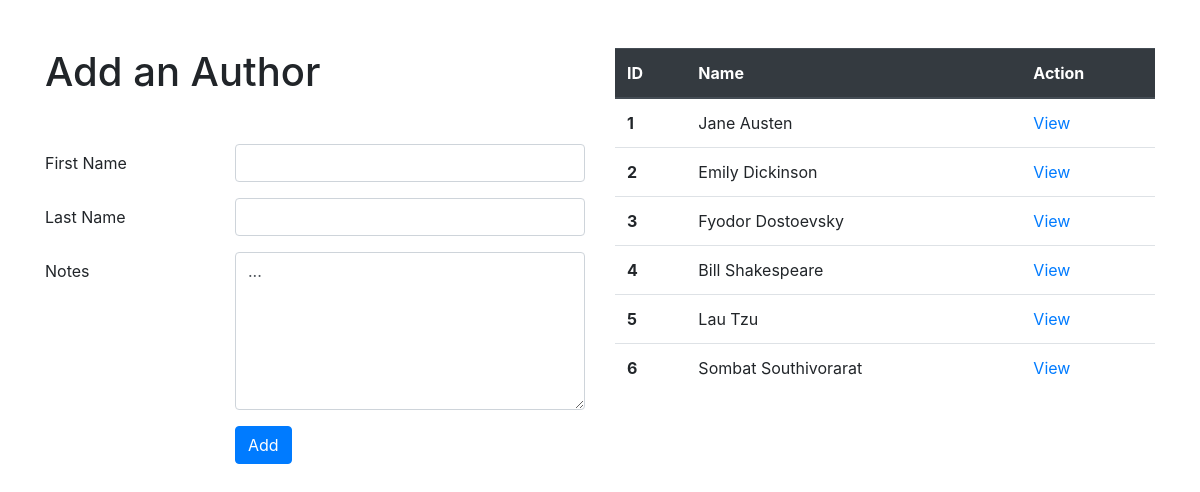
The app's page /authors with its own data.
### books_authors_app/models.py (models this page shows)
class Author(models.Model):
	first_name = models.CharField(max_length=255)
	last_name = models.CharField(max_length=255)
	books = models.ManyToManyField(Book, related_name="authors")
	notes = models.TextField()
	created_at = models.DateTimeField(auto_now_add=True)
	updated_at = models.DateTimeField(auto_now=True)

### books_authors_app/views.py (the view)
# urls.py: path('authors',views.authors),
def authors(request):
	context = {
		"all_authors": Author.objects.all()
	}
	return render(request,'authors.html', context)

### books_authors_app/templates/authors.html (shortened to what this page needs)
<!DOCTYPE html>
<html lang="en">
<head>
	{% load static %}
	<link rel="stylesheet" href="https://stackpath.bootstrapcdn.com/bootstrap/4.3.1/css/bootstrap.min.css">
</head>
<body>
	<div class="container">
		<div class="row">
			<div class="col-md-6">
				<h1 class="mb-5 mt-5">Add an Author</h1>
				<form id='main-form'action='/add_author' method='post'>
					<div class="form-group row">
						<label for="first_name" class="col-sm-4 col-form-label">First Name</label>
						<div class="col-sm-8">
						<input type="text" id="first_name"  class="form-control" name="first_name">
						</div>
					</div>
					<div class="form-group row">
						<label for="last_name" class="col-sm-4 col-form-label">Last Name</label>
						<div class="col-sm-8">
						<input type="text" id="last_name"  class="form-control" name="last_name">
						</div>
					</div>
					<div class="form-group row">
						<label for="notes" class="col-sm-4 col-form-label">Notes</label>
						<div class="col-sm-8">
						<textarea rows="6" name="notes" class="form-control" form="main-form">...</textarea>
						</div>
					</div>
					<div class="form-group row">
						<div class="col-sm-8 offset-sm-4">
							<input class='btn btn-primary' type='submit' value='Add'>
						</div>
					</div>
				</form>
			</div>
			<div class="col-md-6">
				<table class="table mt-5">
					<thead class="thead-dark">
						<tr>
						<th scope="col">ID</th>
						<th scope="col">Name</th>
						<th scope="col">Action</th>
						</tr>
					</thead>
					<tbody>
						{% for author in all_authors %}
						<tr>
						<th scope="row">{{ author.id }}</th>
						<td>{{ author.first_name }} {{ author.last_name }}</td>
						<td><a href="/authors/{{ author.id }}">View</a></td>
						</tr>
						{% endfor %}
					</tbody>
				</table>
			</div>
		</div>
	</div>
</body>
</html>

### records on screen
Author: id "1", first_name "Jane", last_name "Austen"
Author: id "2", first_name "Emily", last_name "Dickinson"
Author: id "3", first_name "Fyodor", last_name "Dostoevsky"
Author: id "4", first_name "Bill", last_name "Shakespeare"
Author: id "5", first_name "Lau", last_name "Tzu"
Author: id "6", first_name "Sombat", last_name "Southivorarat"
